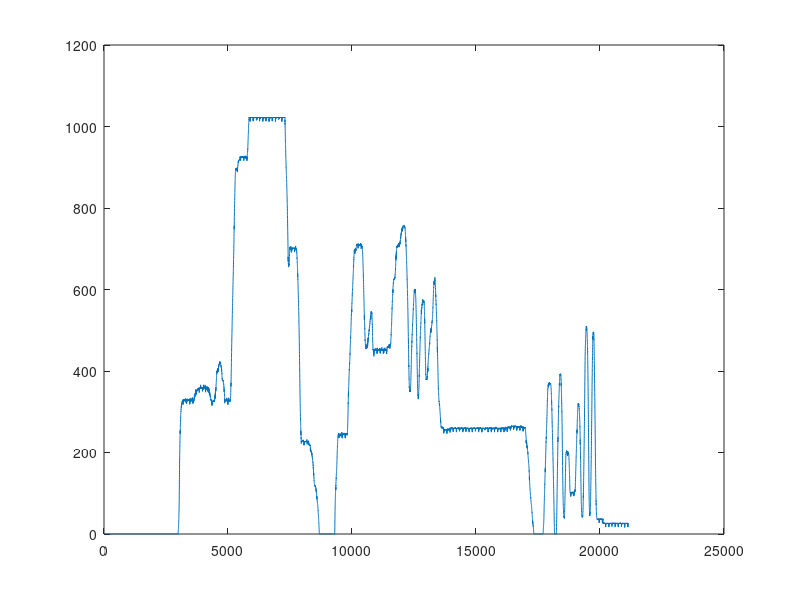

Source code (MATLAB):
clear all; close; clc
% Convert Sparkfun Logomatic V2 binary log data
% binary mnode allows up to 2000 Hz data rate
% J Rogers 17 DEC 2020

% LOGCON.txt:
% MODE = 2
% ASCII = N
% Baud = 4
% Frequency = 2000
% Trigger Character = $
% Text Frame = 100
% AD1.3 = Y
% AD0.3 = N
% AD0.2 = N
% AD0.1 = N
% AD1.2 = N
% AD0.4 = N
% AD1.7 = N
% AD1.6 = N
% Saftey On = N

% Binary data format:
% high byte (8 bits but only lowest two are relevant (0-3)
% low byte  (8 bits, 0-255)
% 36 (frame marker)
% 36 (frame Marker)


fileID = fopen('LOG03.txt');
A = fread(fileID);
fclose(fileID);
numCount = floor(length(A)/4); %divide by 4, the frame size

%%
B = zeros(numCount,1);

for k=1:numCount
    Bhigh = A(4*k-3);
    Blow = A(4*k-2);
    B(k) = Bhigh*256 + Blow;
end
plot(B)
save('myLogomaticBinaryData','B')